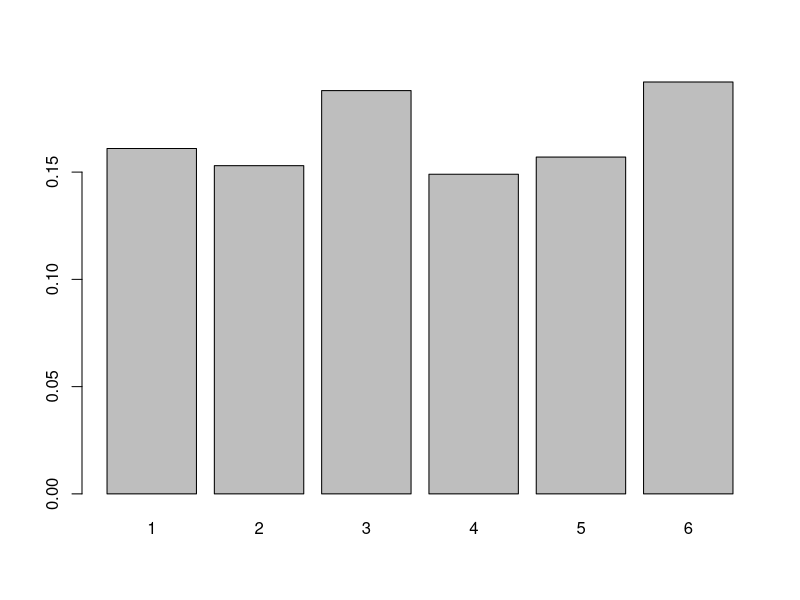
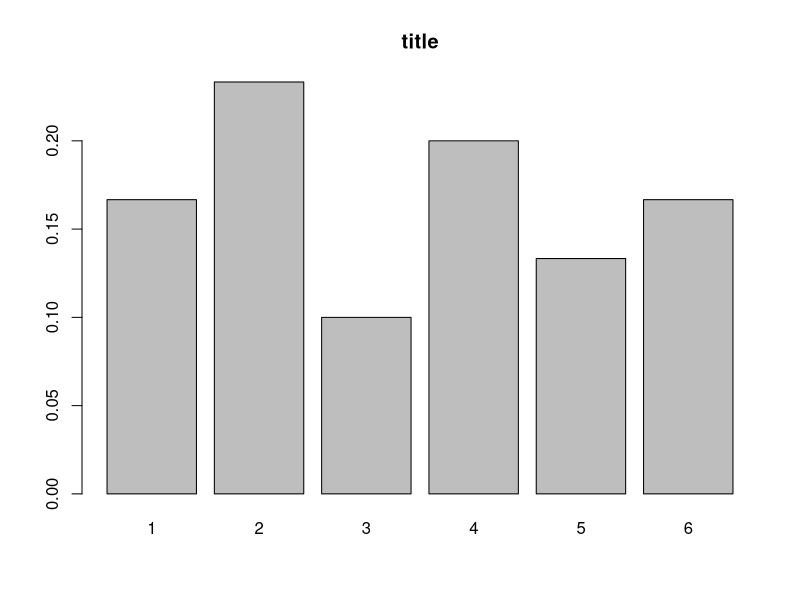

Reproduce these figures in R, in order.
for (i in 2:6){
  print(i)
}


set.seed(1234)

# rolling a dice
dice <- 1:6
sample(dice,1)


# rolling many dice
results <- c()
nsim <- 1000
for (i in 1:nsim){
  results <- c(results,sample(dice,1))
}
length(results)

barplot(table(results)/sum(table(results)))


# function that rolls n dice
roll_n_dice <- function(n){ return(sample(1:6,n,replace=TRUE)) }

# function that gives empirical distribution of observed rv
show_emp_dist <- function(vec, main='title'){
  print(table(vec)/sum(table(vec)))
  barplot(table(vec)/sum(table(vec)), main=main)
}
show_emp_dist(roll_n_dice(30))

#function that creates empirical dist from data generating func
create_emp_dist <- function(FUN,...,nsim=1000){
  results <- c()
  for (i in 1:nsim){results <- c(results,FUN(...))}
  return(results)
}
table(create_emp_dist(roll_n_dice, 4))

# function that gives sum of successes
# (greater than or equal to threshold)
# 1 always fails, 6 always succeeds, regardless of threshold
count_success <- function(roll, threshold){ 
  return (sum( (roll>=max(threshold,2) | roll==6) ) )
  }
count_success(roll_n_dice((10)), 4)

library(stringr)

# function to get nwounds caused by 1 model attacking
keywords <- list(ap=2, 
                 blast=c(3,20),
                 furious=1,
                 lance=1,
                 regeneration=1,
                 rending=1,
                 poison=1)
count_melee_wounds <- function(attacks,quality,defense,keywords=list()){
  quality_roll <- roll_n_dice(max(attacks,0))
  nhits <- count_success(quality_roll,quality) +
            ifelse(is.null(keywords$furious),0,sum(quality_roll==6))
  if('blast' %in% names(keywords)){
    nhits <- min(keywords$blast[2], nhits * keywords$blast[1])
  }
  #handle rending hits separately
  nhits <- nhits - ifelse(is.null(keywords$rending),0,sum(quality_roll==6))
  defense_roll <- roll_n_dice(max(nhits,0))
  defense <- defense + 
              ifelse(is.null(keywords$ap),0,keywords$ap) +
              ifelse(is.null(keywords$lance),0,2)
  
  nwounds <-  nhits - count_success(defense_roll,defense)
  
  if('poison' %in% names(keywords)){
    nwounds <- nwounds + sum(defense_roll==6) -
      count_success(sum(defense_roll),defense)  
  }
  
  #rending wounds
  if('rending' %in% names(keywords)){
    nrends <- sum(quality_roll==6)
    rend_def_roll <- roll_n_dice(nrends)
    rendwounds <- nrends - count_success(rend_def_roll,defense+4)
    if('poison' %in% names(keywords)){
      rend_pois_def_roll <- roll_n_dice(rend_def_roll==6)
      rendwounds <- rendwounds + sum(rend_def_roll==6) -
        count_success(rend_pois_def_roll,defense+4)  
    }
  }
  
  nwounds <- nwounds + ifelse(is.null(keywords$rending),0,rendwounds) - 
                      ifelse(is.null(keywords$regeneration) | 
                                !is.null(keywords$rending) |
                                !is.null(keywords$poison),
                              0,
                              count_success(nwounds,5))
  return (max(nwounds,0))
}

count_melee_wounds(3,4,3)



